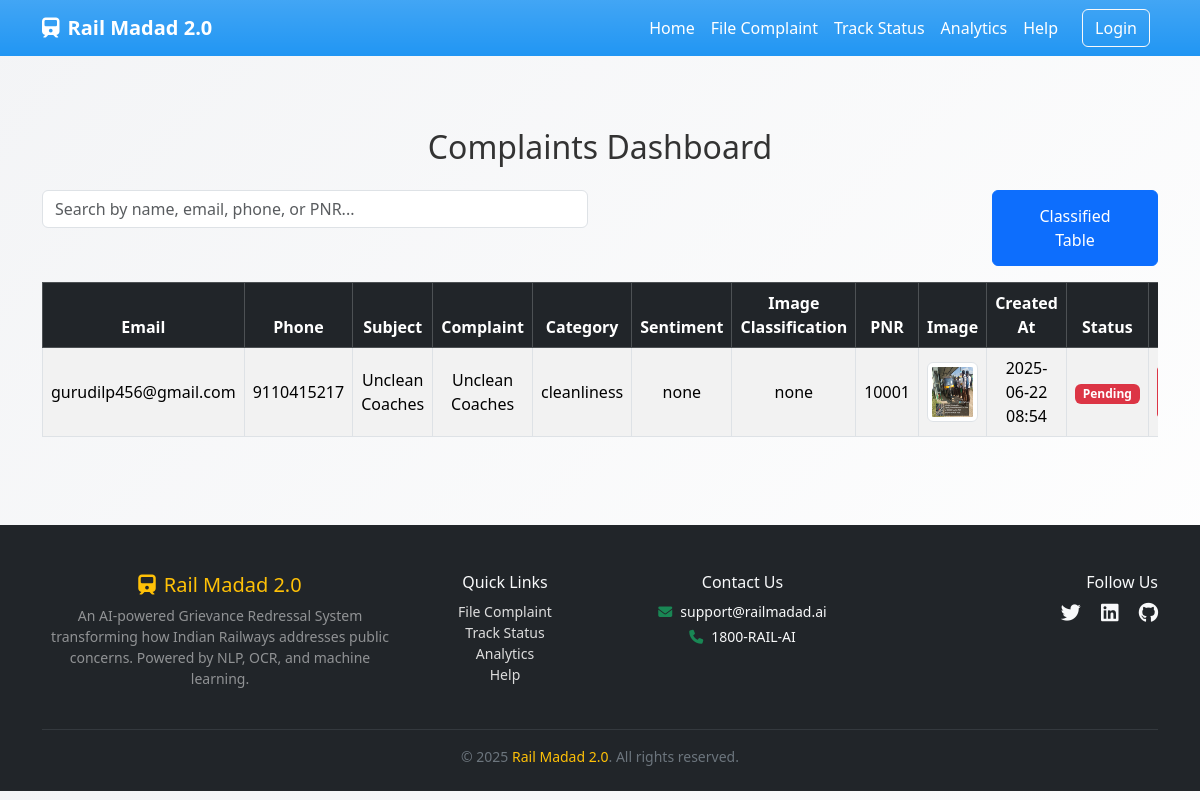
Page /admins/ on the earlier database version.
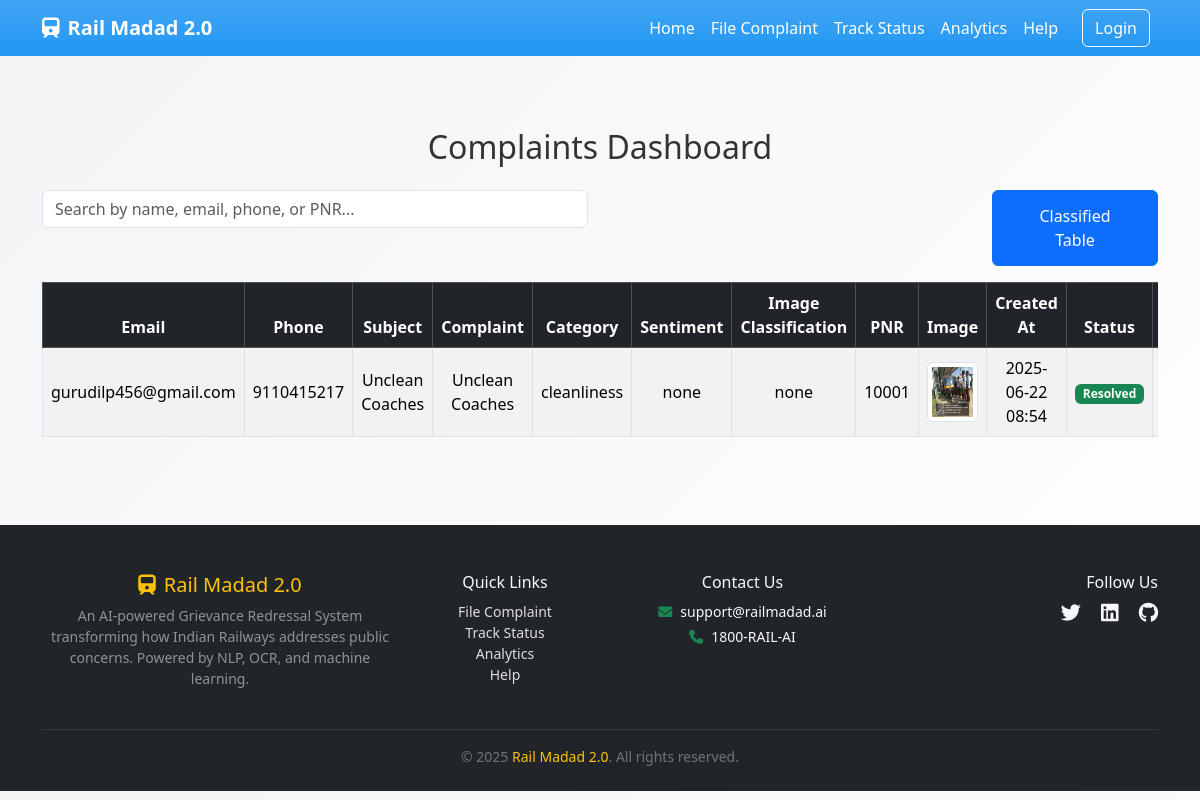
Same page on the later database version.
### RailApp/models.py (models this page shows, shortened)
class Complaint(models.Model):
    name = models.CharField(max_length=100, default="Anonymous")  # Optional name
    email = models.EmailField()
    phone = models.CharField(max_length=15)
    subject = models.CharField(max_length=200)
    complaint_text = models.TextField()
    category = models.CharField(max_length=100, default="Uncategorized")
    sentiment = models.CharField(max_length=100, default='none')
    image_classification = models.CharField(max_length=100, default='none')
    pnr_number = models.CharField(max_length=50, default='UNKNOWN')
    complaint_image = models.ImageField(upload_to='complaint_images/', blank=True, null=True)
    created_at = models.DateTimeField(auto_now_add=True)
    is_resolved = models.BooleanField(default=False)

### RailApp/views.py (the view)
# urls.py: path('admins/',views.admin,name='admin'),
def admin(request):
    complaints = Complaint.objects.all().order_by('-created_at')
    return render(request, 'admin.html', {'complaints': complaints})

### RailApp/templates/admin.html (shortened to what this page needs)
{% extends "base.html" %}
{% load static %}
{% block content %}
<div class="container py-5">
    <h2 class="mb-4 text-center">Complaints Dashboard</h2>
    <div class="row mb-3">
        <div class="col-md-6">
            <input type="text" id="searchInput" class="form-control"
                placeholder="Search by name, email, phone, or PNR...">
        </div>
        <div class="col-md-4">
        </div>
        <div class="col-md-2">
            <button class="btn btn-primary">
                <a href="{% url 'classified' %}" class="text-white btn">Classified Table</a>
            </button>
        </div>
    </div>
    <div class="table-responsive">
        <table class="table table-bordered table-hover table-striped align-middle text-center" id="complaintsTable">
            <thead class="table-dark">
                <tr>
                    <th>Email</th>
                    <th>Phone</th>
                    <th>Subject</th>
                    <th>Complaint</th>
                    <th>Category</th>
                    <th>Sentiment</th>
                    <th>Image Classification</th>
                    <th>PNR</th>
                    <th>Image</th>
                    <th>Created At</th>
                    <th>Status</th>
                    <th>Action</th>
                </tr>
            </thead>
            <tbody>
                {% for complaint in complaints %}
                <tr>
                    <td>{{ complaint.email }}</td>
                    <td>{{ complaint.phone }}</td>
                    <td>{{ complaint.subject }}</td>
                    <td style="max-width: 200px;">{{ complaint.complaint_text|truncatechars:100 }}</td>
                    <td>{{ complaint.category }}</td>
                    <td>{{ complaint.sentiment }}</td>
                    <td>{{ complaint.image_classification }}</td>
                    <td>{{ complaint.pnr_number }}</td>
                    <td>
                        {% if complaint.complaint_image %}
                        <a href="{{ complaint.complaint_image.url }}" target="_blank">
                            <img src="{{ complaint.complaint_image.url }}" alt="Image" class="img-thumbnail"
                                style="height: 60px;">
                        </a>
                        {% else %}
                        No Image
                        {% endif %}
                    </td>
                    <td>{{ complaint.created_at|date:"Y-m-d H:i" }}</td>
                    <td>
                        {% if complaint.is_resolved %}
                        <span class="badge bg-success">Resolved</span>
                        {% else %}
                        <span class="badge bg-danger">Pending</span>
                        {% endif %}
                    </td>
                    <td>
                    </td>
                </tr>
                {% endfor %}
            </tbody>
        </table>
    </div>
</div>
{% endblock %}

Differences in the rows shown:
changed Complaint "gurudilp456@gmail.com": is_resolved "Pending" → "Resolved"
